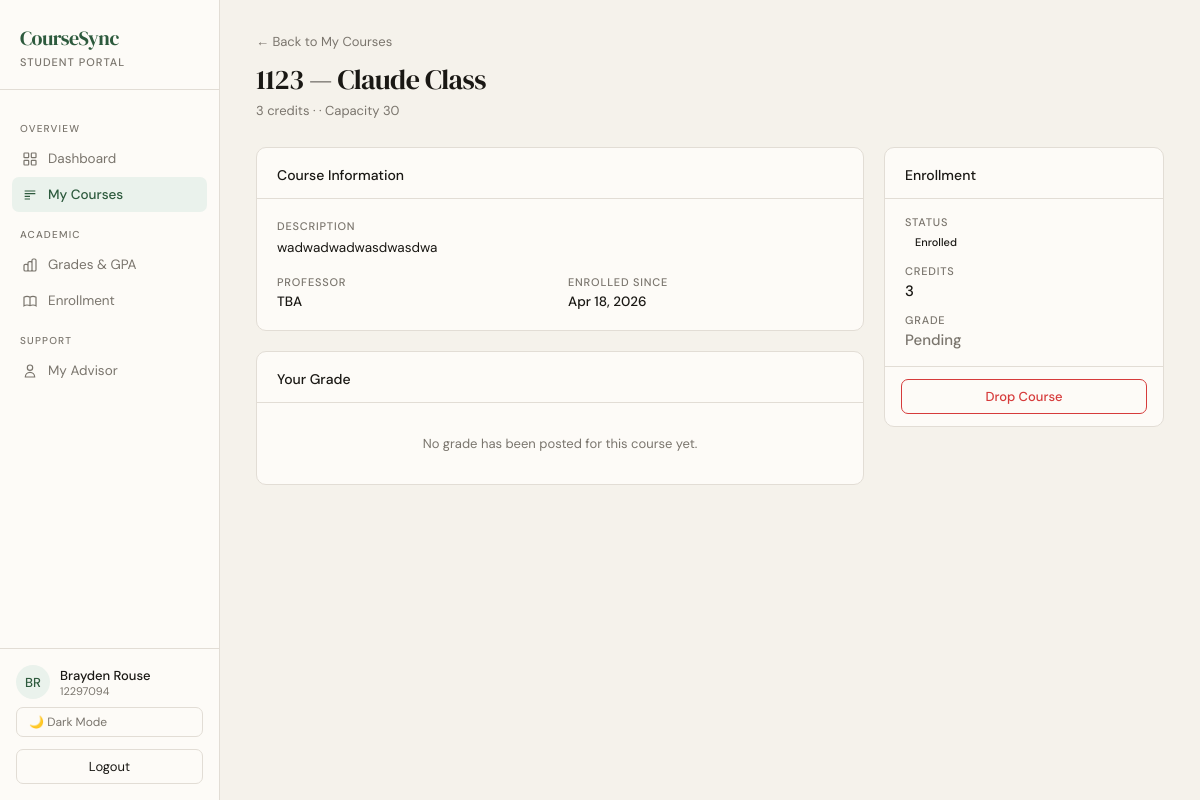
/student/courses/2/ (signed in), run on an earlier commit of the app's database.
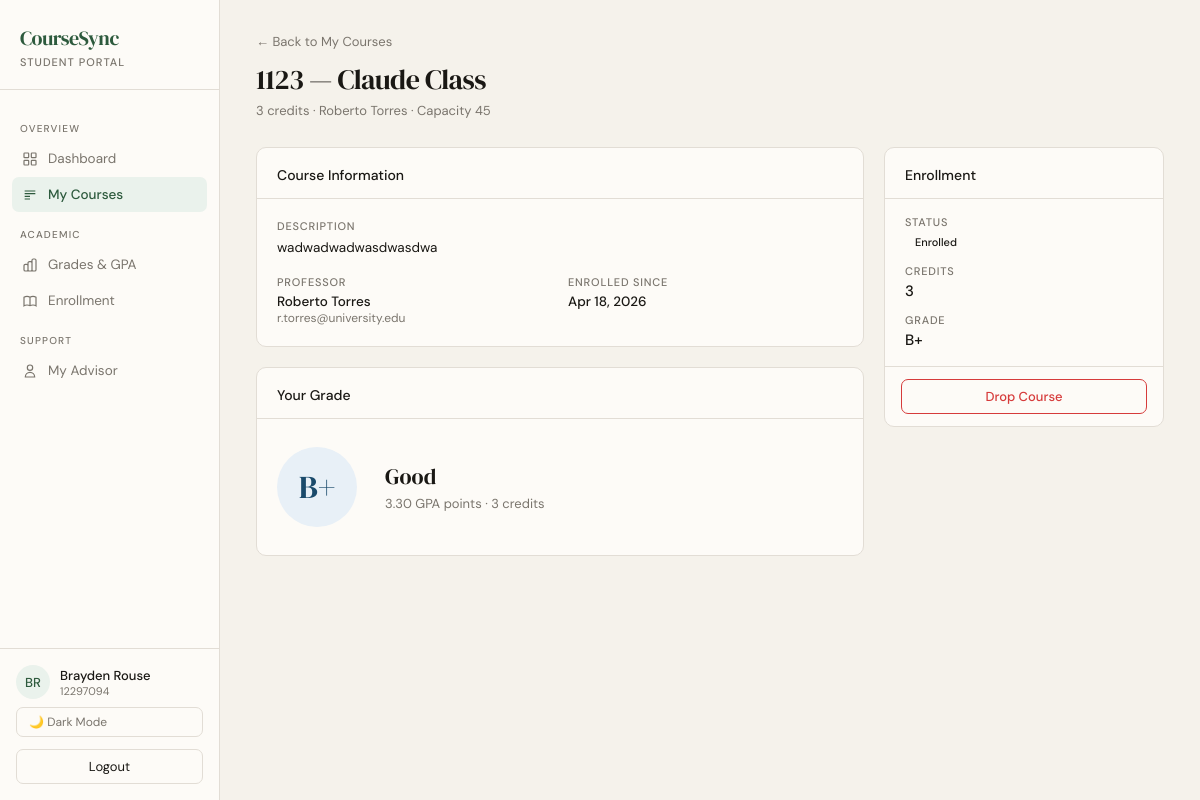
And on a later commit of the database.
### academics/models.py (models this page shows, shortened)
class Course(models.Model):
    code = models.CharField(max_length=20, unique=True)
    title = models.CharField(max_length=200)
    description = models.TextField(blank=True)
    credits = models.PositiveIntegerField(default=3)
    capacity = models.PositiveIntegerField(default=30)
    professor = models.ForeignKey(
        User,
        on_delete=models.SET_NULL,
        null=True,
        blank=True,
        related_name="courses_taught",
        limit_choices_to={"role": "professor"},
    )

class Grade(models.Model):
    enrollment = models.OneToOneField(Enrollment, on_delete=models.CASCADE, related_name="grade")
    final_grade = models.CharField(max_length=2, blank=True)
    numeric_grade = models.DecimalField(max_digits=5, decimal_places=2, null=True, blank=True)
    proposed_grade = models.CharField(max_length=2, blank=True)
    proposed_by = models.ForeignKey(
        User,
        on_delete=models.SET_NULL,
        null=True,
        blank=True,
        related_name="proposed_grades",
        limit_choices_to={"role": "ta"},
    )
    published = models.BooleanField(default=False)

### accounts/models.py (models this page shows, shortened)
class User(AbstractUser):
    class Roles(models.TextChoices):
        STUDENT = "student", "Student"
        TA = "ta", "Teaching Assistant"
        PROFESSOR = "professor", "Professor"
        ADVISOR = "advisor", "Advisor"
        REGISTRAR = "registrar", "Registrar"
        SYSADMIN = "sysadmin", "System Admin"
    role = models.CharField(max_length=20, choices=Roles.choices)
    university_id = models.CharField(max_length=20, unique=True, null=True, blank=True)

### academics/views.py (the view)
# urls.py: path("student/courses/<int:enrollment_id>/", student_course_detail, name="student_course_detail"),
@login_required
@role_required("student", "ta")
def student_course_detail(request, enrollment_id):
    enrollment = get_object_or_404(
        Enrollment, id=enrollment_id, student=request.user, status="approved"
    )
    grade = Grade.objects.filter(enrollment=enrollment, published=True).first()
    return render(request, "student_course_detail.html", {
        "enrollment": enrollment,
        "course": enrollment.course,
        "grade": grade,
    })

### templates/student_course_detail.html (shortened to what the changed rows need)
{% load static %}
<!DOCTYPE html>
<html lang="en" data-theme="{{ request.session.theme|default:'light' }}">
<head>
  <link rel="stylesheet" href="{% static 'css/student.css' %}">
</head>
<body>
<div class="shell">
  <main class="main">
    <div class="page-header">
      <a href="{% url 'my_courses' %}" style="font-size:13px;color:var(--muted);text-decoration:none;display:inline-block;margin-bottom:10px">← Back to My Courses</a>
      <div class="page-title">{{ course.code }} — {{ course.title }}</div>
      <div class="page-sub">{{ course.credits }} credit{{ course.credits|pluralize }}{% if course.professor %} · {{ course.professor.get_full_name }}{% endif %}{% if course.capacity %} · Capacity {{ course.capacity }}{% endif %}</div>
    </div>
    <div style="display:grid;grid-template-columns:1fr 280px;gap:20px;align-items:start">
      <div>
        <div class="card" style="margin-bottom:20px">
          <div style="padding:20px;display:flex;flex-direction:column;gap:16px">
            {% if course.description %}
            <div>
              <div style="font-size:11px;font-weight:500;text-transform:uppercase;letter-spacing:0.8px;color:var(--muted);margin-bottom:4px">Description</div>
              <div style="font-size:13.5px;line-height:1.6">{{ course.description }}</div>
            </div>
            {% endif %}
            <div style="display:grid;grid-template-columns:1fr 1fr;gap:16px">
              <div>
                <div style="font-size:11px;font-weight:500;text-transform:uppercase;letter-spacing:0.8px;color:var(--muted);margin-bottom:4px">Professor</div>
                <div style="font-size:13.5px;font-weight:500">{{ course.professor.get_full_name|default:"TBA" }}</div>
                {% if course.professor.email %}<div style="font-size:12px;color:var(--muted)">{{ course.professor.email }}</div>{% endif %}
              </div>
            </div>
          </div>
        </div>
        <div class="card">
          <div class="card-header"><span class="card-title">Your Grade</span></div>
          {% if grade and grade.final_grade %}
          <div style="padding:28px 20px;display:flex;align-items:center;gap:28px">
            {% with g=grade.final_grade %}
            <div style="width:80px;height:80px;border-radius:50%;display:flex;align-items:center;justify-content:center;font-family:'DM Serif Display',serif;font-size:32px;
              {% if g == 'A' or g == 'A-' %}background:var(--accent-light);color:var(--accent);
              {% elif g == 'B+' or g == 'B' or g == 'B-' %}background:var(--info-light);color:var(--info);
              {% elif g == 'C+' or g == 'C' or g == 'C-' %}background:var(--warn-light);color:var(--warn);
              {% else %}background:#FEF0F0;color:#D63B3B;{% endif %}
              flex-shrink:0">{{ g }}</div>
            {% endwith %}
            <div>
              <div style="font-family:'DM Serif Display',serif;font-size:22px;margin-bottom:4px">
                {% with g=grade.final_grade %}
                {% if g == 'A' %}Excellent{% elif g == 'A-' %}Excellent{% elif g == 'B+' or g == 'B' %}Good{% elif g == 'B-' %}Good{% elif g == 'C+' or g == 'C' %}Satisfactory{% elif g == 'C-' %}Satisfactory{% elif g == 'D+' or g == 'D' %}Passing{% else %}Not Passing{% endif %}
                {% endwith %}
              </div>
              {% if grade.numeric_grade %}
              <div style="font-size:13px;color:var(--muted)">{{ grade.numeric_grade }} GPA points · {{ course.credits }} credit{{ course.credits|pluralize }}</div>
              {% endif %}
            </div>
          </div>
          {% else %}
          <div style="padding:32px 20px;text-align:center;color:var(--muted);font-size:13px">
            No grade has been posted for this course yet.
          </div>
          {% endif %}
        </div>
      </div>
      <div>
        <div class="card">
          <div style="padding:16px 20px;display:flex;flex-direction:column;gap:12px">
            <div>
              <div style="font-size:11px;font-weight:500;text-transform:uppercase;letter-spacing:0.8px;color:var(--muted);margin-bottom:3px">Credits</div>
              <div style="font-size:15px;font-weight:500">{{ course.credits }}</div>
            </div>
            <div>
              <div style="font-size:11px;font-weight:500;text-transform:uppercase;letter-spacing:0.8px;color:var(--muted);margin-bottom:3px">Grade</div>
              <div style="font-size:15px;font-weight:500">
                {% if grade and grade.final_grade %}{{ grade.final_grade }}{% else %}<span style="color:var(--muted)">Pending</span>{% endif %}
              </div>
            </div>
          </div>
        </div>
      </div>
    </div>
  </main>
</div>
</body>
</html>

What changed in the data, as far as the page shows it:
changed Course "Claude Class": professor.get_full_name (not shown) → "Roberto Torres"; capacity "30" → "45"; professor.get_full_name "TBA" → "Roberto Torres"; professor_id 3 → 19 (drawn); professor.email (not shown) → "r.torres@university.edu"; credits (not shown) → "3"
added Grade: final_grade "B+", numeric_grade "3.30"
Also different on the page:
text no longer shown: "No grade has been posted for this course yet. Pending"
text now shown: "Good GPA points · credit"
